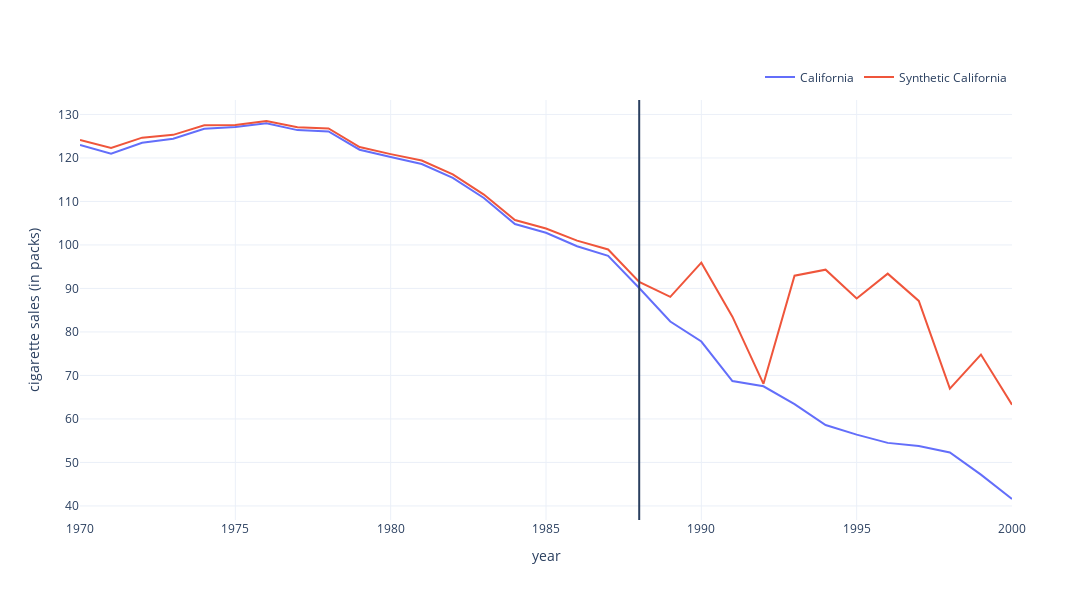

The notebook cell saved with this chart:
### Code cell
treatment_outcome = df.filter(
    (pl.col("state") == "California")
)[['cigsale']].to_numpy().T.reshape(T)

control_outcome = df.filter(
    (pl.col("state") != "California")
)[['cigsale']].to_numpy().reshape(N, -1).T

print(control_outcome.shape)

pred_OLS = control_outcome @ alpha_OLS

fig = go.Figure()
fig.add_trace(
    go.Scatter(
        x=year,
        y=treatment_outcome,
        name='California'
    )
)

fig.add_trace(
    go.Scatter(
        x=year,
        y=pred_OLS,
        name='Synthetic California'
    )
)


fig.add_vline(
    x=1988
)

fig.update_layout(
    template='plotly_white',
    xaxis_title='year',
    yaxis_title='cigarette sales (in packs)',
    legend=dict(
    orientation="h",
    yanchor="bottom",
    y=1.02,
    xanchor="right",
    x=1
    ),
    width=1200,
    height=600,
)

### Figure 1 — Plotly figure (JSON) as saved in the notebook; plotly's stock layout.template omitted (floating-point values rounded to 4 significant figures)
{"data": [{"name": "California", "type": "scatter", "x": [1970, 1971, 1972, 1973, 1974, 1975, 1976, 1977, 1978, 1979, 1980, 1981, 1982, 1983, 1984, 1985, 1986, 1987, 1988, 1989, 1990, 1991, 1992, 1993, 1994, 1995, 1996, 1997, 1998, 1999, 2000], "y": [123, 121, 123.5, 124.4, 126.7, 127.1, 128, 126.4, 126.1, 121.9, 120.2, 118.6, 115.4, 110.8, 104.8, 102.8, 99.7, 97.5, 90.1, 82.4, 77.8, 68.7, 67.5, 63.4, 58.6, 56.4, 54.5, 53.8, 52.3, 47.2, 41.6]}, {"name": "Synthetic California", "type": "scatter", "x": [1970, 1971, 1972, 1973, 1974, 1975, 1976, 1977, 1978, 1979, 1980, 1981, 1982, 1983, 1984, 1985, 1986, 1987, 1988, 1989, 1990, 1991, 1992, 1993, 1994, 1995, 1996, 1997, 1998, 1999, 2000], "y": [124.2, 122.3, 124.7, 125.3, 127.5, 127.6, 128.5, 127.1, 126.8, 122.5, 120.9, 119.4, 116.2, 111.6, 105.7, 103.8, 101.0, 98.97, 91.5, 88.06, 95.92, 83.52, 68.08, 92.94, 94.32, 87.7, 93.4, 87.14, 66.97, 74.8, 63.28]}], "layout": {"height": 600, "legend": {"orientation": "h", "x": 1, "xanchor": "right", "y": 1.02, "yanchor": "bottom"}, "shapes": [{"type": "line", "x0": 1988, "x1": 1988, "xref": "x", "y0": 0, "y1": 1, "yref": "y domain"}], "width": 1200, "xaxis": {"title": {"text": "year"}}, "yaxis": {"title": {"text": "cigarette sales (in packs)"}}}}
